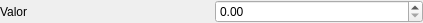
<?xml version="1.0" encoding="UTF-8"?>
<ui version="4.0">
 <class>LabeledSpinBoxWidget</class>
 <widget class="QWidget" name="LabeledSpinBoxWidget">
  <property name="geometry">
   <rect>
    <x>0</x>
    <y>0</y>
    <width>423</width>
    <height>23</height>
   </rect>
  </property>
  <property name="sizePolicy">
   <sizepolicy hsizetype="Expanding" vsizetype="Preferred">
    <horstretch>0</horstretch>
    <verstretch>0</verstretch>
   </sizepolicy>
  </property>
  <property name="windowTitle">
   <string>Form</string>
  </property>
  <layout class="QGridLayout" name="gridLayout">
   <property name="sizeConstraint">
    <enum>QLayout::SetDefaultConstraint</enum>
   </property>
   <property name="leftMargin">
    <number>0</number>
   </property>
   <property name="topMargin">
    <number>0</number>
   </property>
   <property name="rightMargin">
    <number>0</number>
   </property>
   <property name="bottomMargin">
    <number>0</number>
   </property>
   <item row="0" column="0">
    <widget class="QLabel" name="label">
     <property name="sizePolicy">
      <sizepolicy hsizetype="Expanding" vsizetype="Preferred">
       <horstretch>0</horstretch>
       <verstretch>0</verstretch>
      </sizepolicy>
     </property>
     <property name="text">
      <string>Valor</string>
     </property>
    </widget>
   </item>
   <item row="0" column="1">
    <widget class="QDoubleSpinBox" name="sbValue">
     <property name="sizePolicy">
      <sizepolicy hsizetype="Expanding" vsizetype="Preferred">
       <horstretch>0</horstretch>
       <verstretch>0</verstretch>
      </sizepolicy>
     </property>
     <property name="wrapping">
      <bool>false</bool>
     </property>
     <property name="buttonSymbols">
      <enum>QAbstractSpinBox::UpDownArrows</enum>
     </property>
     <property name="prefix">
      <string/>
     </property>
     <property name="suffix">
      <string/>
     </property>
    </widget>
   </item>
  </layout>
 </widget>
 <resources/>
 <connections/>
</ui>
